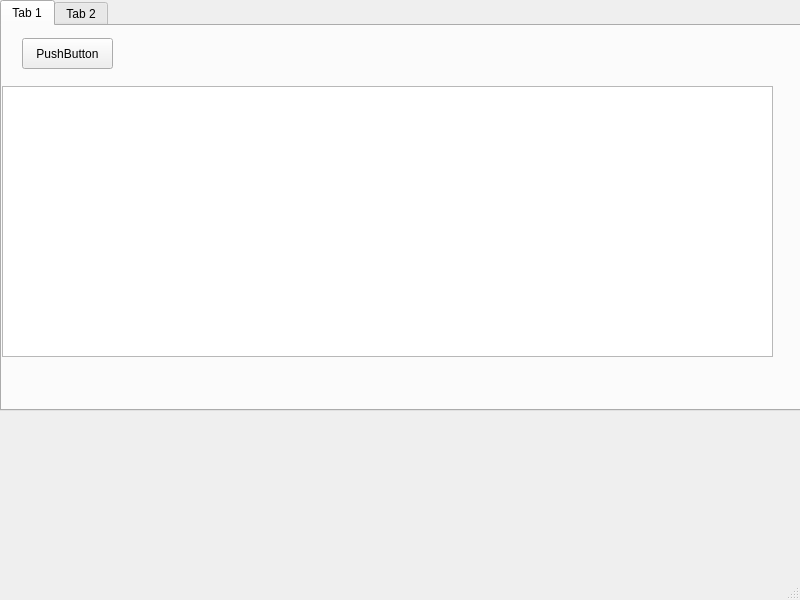
<?xml version="1.0" encoding="UTF-8"?>
<ui version="4.0">
 <class>MainWindow</class>
 <widget class="QMainWindow" name="MainWindow">
  <property name="geometry">
   <rect>
    <x>0</x>
    <y>0</y>
    <width>800</width>
    <height>600</height>
   </rect>
  </property>
  <property name="windowTitle">
   <string>MainWindow</string>
  </property>
  <widget class="QWidget" name="centralwidget">
   <widget class="QTabWidget" name="tabWidget">
    <property name="geometry">
     <rect>
      <x>0</x>
      <y>0</y>
      <width>801</width>
      <height>411</height>
     </rect>
    </property>
    <property name="currentIndex">
     <number>0</number>
    </property>
    <widget class="QWidget" name="tab">
     <attribute name="title">
      <string>Tab 1</string>
     </attribute>
     <widget class="QTableView" name="tableView">
      <property name="geometry">
       <rect>
        <x>0</x>
        <y>60</y>
        <width>771</width>
        <height>271</height>
       </rect>
      </property>
     </widget>
     <widget class="QPushButton" name="Browser">
      <property name="geometry">
       <rect>
        <x>20</x>
        <y>12</y>
        <width>91</width>
        <height>31</height>
       </rect>
      </property>
      <property name="text">
       <string>PushButton</string>
      </property>
     </widget>
    </widget>
    <widget class="QWidget" name="tab_2">
     <attribute name="title">
      <string>Tab 2</string>
     </attribute>
    </widget>
   </widget>
  </widget>
  <widget class="QMenuBar" name="menubar">
   <property name="geometry">
    <rect>
     <x>0</x>
     <y>0</y>
     <width>800</width>
     <height>21</height>
    </rect>
   </property>
  </widget>
  <widget class="QStatusBar" name="statusbar"/>
 </widget>
 <resources/>
 <connections/>
</ui>
